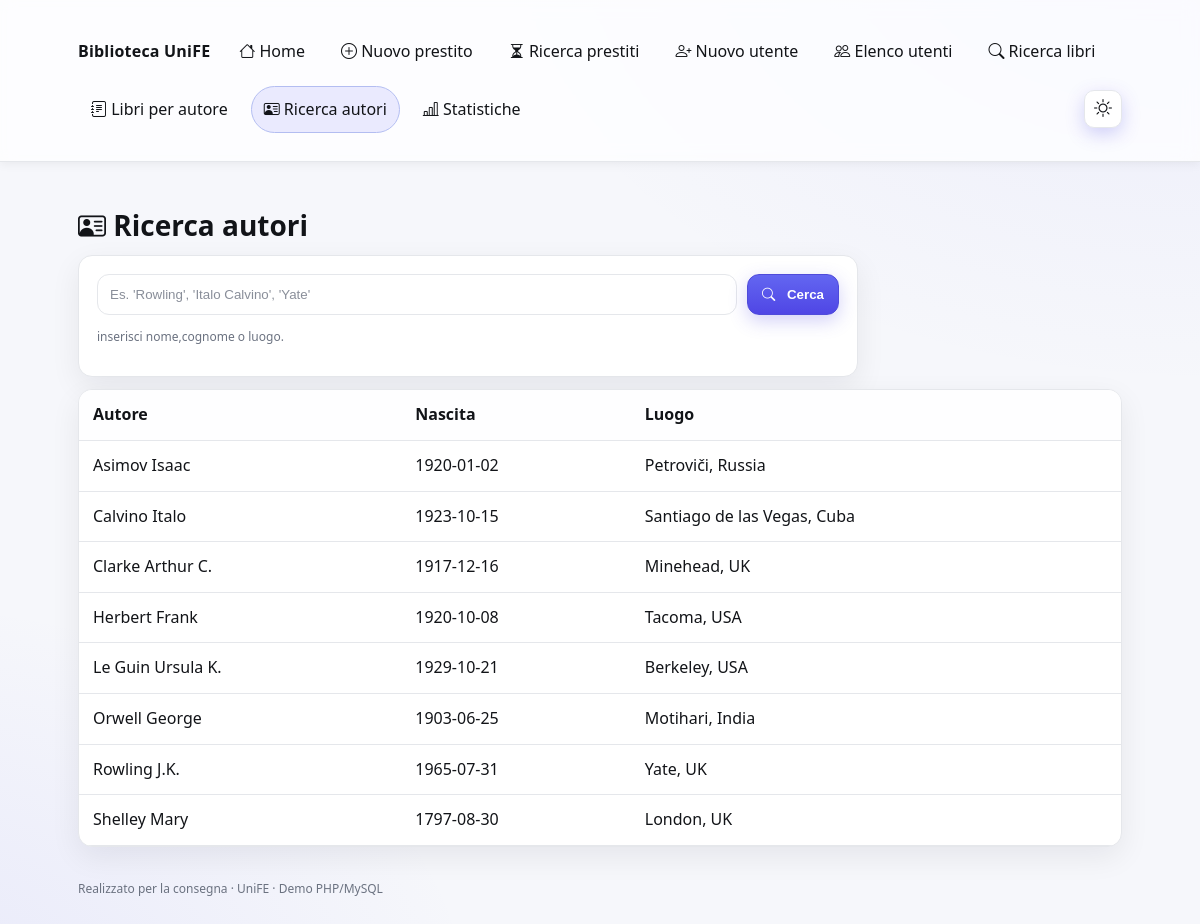
Page /pages/author_search.php on the committed database.
### tables this page shows
CREATE TABLE author(
  id INT AUTO_INCREMENT PRIMARY KEY,
  first_name VARCHAR(80) NOT NULL,
  last_name VARCHAR(80) NOT NULL,
  birth_date DATE NULL,
  birth_place VARCHAR(120) NULL
);

### includes/db.php (called while the page is built, shortened)
<?php
function h($s){ return htmlspecialchars($s ?? '', ENT_QUOTES, 'UTF-8'); }

### pages/author_search.php (the view, shortened to what this page needs)
<?php
require __DIR__.'/../includes/db.php';
include __DIR__.'/../includes/header.php';
$q = isset($_GET['q']) ? trim($_GET['q']) : '';
$rows = [];
if ($q === '') {
  $res = $mysqli->query('SELECT id, first_name, last_name, birth_date, birth_place FROM author ORDER BY last_name, first_name LIMIT 200');
  if ($res) { while ($r = $res->fetch_assoc()) $rows[] = $r; }
  else { $errorMsg = 'Errore query iniziale: '.$mysqli->error; }
}
?>
<h1><i class="bi bi-person-vcard"></i>&nbsp;Ricerca autori</h1>
<div class="card" style="max-width:780px">
  <form method="get" class="actions">
    <div style="flex:1">
      <input name="q" placeholder="Es. 'Rowling', 'Italo Calvino', 'Yate'" value="<?php echo h($q); ?>"/>
    </div>
    <div><button type="submit"><i class="bi bi-search"></i>&nbsp;Cerca</button></div>
  </form>
  <p class="small muted">inserisci nome,cognome o luogo.</p>
</div>
<?php if ($errorMsg): ?>
  <div class="alert error"><i class="bi bi-bug"></i>&nbsp;<?php echo h($errorMsg); ?></div>
<?php elseif (!count($rows)): ?>
  <div class="alert error"><i class="bi bi-emoji-frown"></i>&nbsp;Nessun autore trovato.</div>
<?php else: ?>
<div class="table-wrap">
  <table>
    <thead><tr><th>Autore</th><th>Nascita</th><th>Luogo</th></tr></thead>
    <tbody>
<?php
  foreach ($rows as $r) {
    echo '<tr><td>'.h($r['last_name'].' '.$r['first_name']).'</td><td>'.h($r['birth_date']).'</td><td>'.h($r['birth_place']).'</td></tr>';
  }
?>
    </tbody>
  </table>
</div>
<?php endif; ?>
<?php include __DIR__.'/../includes/footer.php'; ?>

### includes/header.php (shortened to what this page needs)
<?php
$uri = $_SERVER['REQUEST_URI'] ?? '/';
function nav_active($needle){ global $uri; return strpos($uri, $needle) !== false ? 'active' : ''; }
?>
<!doctype html>
<html lang="it" data-theme="light">
<head>
  <link rel="stylesheet" href="/assets/style.css">
  <link rel="stylesheet" href="https://cdn.jsdelivr.net/npm/bootstrap-icons@1.11.3/font/bootstrap-icons.css">
</head>
<body>
<nav>
  <div class="container">
    <div class="brand">Biblioteca UniFE</div>
    <a class="<?php echo nav_active('/index.php'); ?>" href="/index.php"><i class="bi bi-house"></i>&nbsp;Home</a>
    <a class="<?php echo nav_active('/pages/loans_create.php'); ?>" href="/pages/loans_create.php"><i class="bi bi-plus-circle"></i>&nbsp;Nuovo prestito</a>
    <a class="<?php echo nav_active('/pages/loans_search.php'); ?>" href="/pages/loans_search.php"><i class="bi bi-hourglass-split"></i>&nbsp;Ricerca prestiti</a>
    <a class="<?php echo nav_active('/pages/user_create.php'); ?>" href="/pages/user_create.php"><i class="bi bi-person-plus"></i>&nbsp;Nuovo utente</a>
    <a class="<?php echo nav_active('/pages/users_list.php'); ?>" href="/pages/users_list.php"><i class="bi bi-people"></i>&nbsp;Elenco utenti</a>
    <a class="<?php echo nav_active('/pages/books_search.php'); ?>" href="/pages/books_search.php"><i class="bi bi-search"></i>&nbsp;Ricerca libri</a>
    <a class="<?php echo nav_active('/pages/author_books.php'); ?>" href="/pages/author_books.php"><i class="bi bi-journal-text"></i>&nbsp;Libri per autore</a>
    <a class="<?php echo nav_active('/pages/author_search.php'); ?>" href="/pages/author_search.php"><i class="bi bi-person-vcard"></i>&nbsp;Ricerca autori</a>
    <a class="<?php echo nav_active('/pages/stats.php'); ?>" href="/pages/stats.php"><i class="bi bi-bar-chart-line"></i>&nbsp;Statistiche</a>
    <button id="themeToggle" class="icon-btn" title="Cambia tema" aria-label="Cambia tema">
      <i id="themeIcon" class="bi bi-brightness-high"></i>
    </button>
  </div>
</nav>
<div class="container">

### includes/footer.php
</div>
<footer class="container small muted" style="padding-top:0;margin-top:-8px">
  Realizzato per la consegna · UniFE · Demo PHP/MySQL
</footer>
</body>
</html>

### assets/style.css (style rules this page uses)
:root { --bg: #f6f7fb; --bg-accent:#ffffff; --surface:#ffffff; --fg:#121418; --muted:#6b7280; --border:#e5e7eb; --accent:#6366f1; --accent-600:#4f46e5; --accent-700:#4338ca; --ring: rgba(79,70,229,.28); --radius:14px; --shadow: 0 10px 30px rgba(2,6,23,.07); --shadow-sm: 0 2px 10px rgba(2,6,23,.06); --success-bg:#e6f7ee; --success-br:#b9ebd3; --success-fg:#14532d; --error-bg:#fdecea; --error-br:#f5c2c7; --error-fg:#7f1d1d; }
* { box-sizing:border-box }
html,body { height:100% }
body { margin:0; color:var(--fg); background: radial-gradient(1200px 800px at 100% -10%, rgba(99,102,241,.08), transparent 60%), radial-gradient(1000px 700px at -10% 110%, rgba(99,102,241,.10), transparent 60%), var(--bg); font: 16px/1.6 system-ui,-apple-system,Segoe UI,Roboto,Ubuntu,Cantarell,Noto Sans,sans-serif; text-rendering: optimizeLegibility; }
.container { max-width:1100px;margin:0 auto;padding:28px }
h1 { font-size:28px;line-height:1.25;margin:18px 0 12px }
nav { position:sticky; top:0; z-index:10; backdrop-filter:saturate(140%) blur(8px); background: color-mix(in oklab, var(--bg-accent) 72%, transparent); border-bottom:1px solid var(--border); box-shadow: var(--shadow-sm); }
nav .container { display:flex;gap:10px;align-items:center;flex-wrap:wrap }
nav .brand { font-weight:800; letter-spacing:.2px; padding:10px 0; margin-right:6px }
nav a { color:var(--fg); text-decoration:none; padding:10px 12px; border-radius:999px; border:1px solid transparent; transition:.2s ease; }
nav a.active { border-color: color-mix(in oklab, var(--accent) 35%, var(--border)); background: color-mix(in oklab, var(--accent) 12%, transparent) }
.icon-btn { display:inline-flex; align-items:center; justify-content:center; width:38px; height:38px; border-radius:10px; border:1px solid var(--border); background:var(--bg-accent); color:var(--fg); cursor:pointer; transition:.2s ease; font-size:18px; }
.card { background:var(--surface); border:1px solid var(--border); border-radius:var(--radius); padding:18px; margin:12px 0; box-shadow:var(--shadow); transition:transform .15s ease, box-shadow .2s ease; }
form { display:grid; gap:14px }
input,select,button,textarea { appearance:none; padding:12px; border:1px solid var(--border); background:var(--bg-accent); color:var(--fg); border-radius:12px; width:100%; transition:border-color .15s, box-shadow .15s, background .2s; }
input::placeholder,textarea::placeholder { color: color-mix(in oklab, var(--muted) 80%, transparent) }
button,.btn { cursor:pointer; font-weight:650; background:linear-gradient(180deg, var(--accent), var(--accent-600)); color:#fff; border:1px solid color-mix(in oklab, var(--accent-700) 60%, var(--accent)); border-radius:12px; padding:12px 14px; width:auto; display:inline-flex; align-items:center; gap:8px; justify-content:center; box-shadow:0 6px 18px rgba(79,70,229,.25); transition:transform .08s ease, box-shadow .2s ease, filter .15s ease; }
.table-wrap { background: var(--surface); border: 1px solid var(--border); border-radius: var(--radius); box-shadow: var(--shadow); overflow: clip; margin: 12px 0; }
.table-wrap > table { width: 100%; border-collapse: separate; border-spacing: 0; background: transparent; }
.table-wrap th, .table-wrap td { padding: 12px 14px; border-bottom: 1px solid var(--border); text-align: left; color: var(--fg); }
.table-wrap thead th { position: sticky; top: 0; z-index: 2; background: color-mix(in oklab, var(--surface) 92%, var(--bg)); }
.table-wrap tbody tr:nth-child(odd) { background: color-mix(in oklab, var(--surface) 94%, transparent); }
.small { font-size:12px;color:var(--muted) }
.muted { color:var(--muted) }
.actions { display:flex;gap:10px;flex-wrap:wrap }
thead th { position: sticky; top: 64px; z-index: 2; }
tbody td { position: relative; z-index: 1; }

### pages/author_search.php (style rules this page uses)
table { overflow: visible !important; }
thead th { position: static !important; top: auto !important; z-index: 1 !important; }
tbody { display: table-row-group !important; }
tbody tr { display: table-row !important; visibility: visible !important; opacity: 1 !important; }
table, th, td { color: var(--fg) !important; }

### rows in the picture
author: last_name+first_name "Asimov Isaac", birth_date "1920-01-02", birth_place "Petroviči, Russia"
author: last_name+first_name "Calvino Italo", birth_date "1923-10-15", birth_place "Santiago de las Vegas, Cuba"
author: last_name+first_name "Clarke Arthur C.", birth_date "1917-12-16", birth_place "Minehead, UK"
author: last_name+first_name "Herbert Frank", birth_date "1920-10-08", birth_place "Tacoma, USA"
author: last_name+first_name "Le Guin Ursula K.", birth_date "1929-10-21", birth_place "Berkeley, USA"
author: last_name+first_name "Orwell George", birth_date "1903-06-25", birth_place "Motihari, India"
author: last_name+first_name "Rowling J.K.", birth_date "1965-07-31", birth_place "Yate, UK"
author: last_name+first_name "Shelley Mary", birth_date "1797-08-30", birth_place "London, UK"
